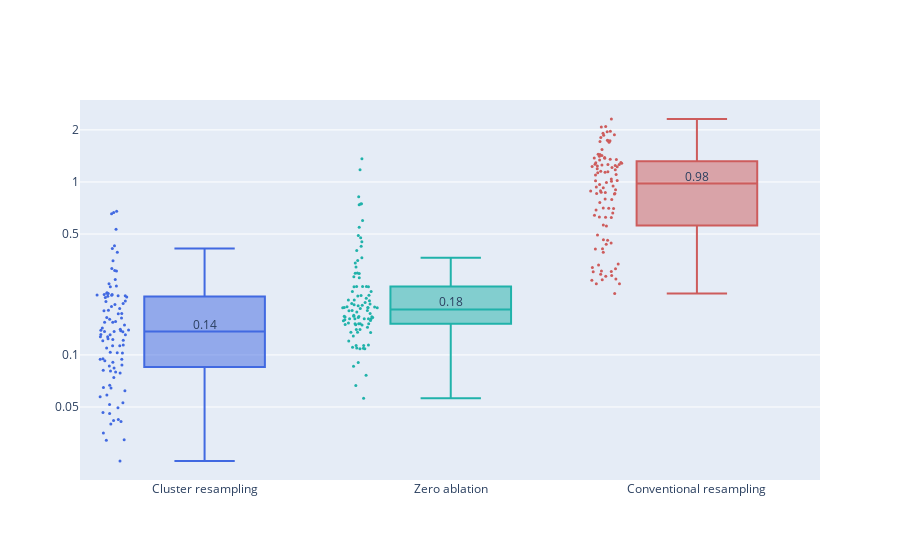

Notebook source saved alongside this figure:
### Code cell
# Plot mean KLD

import pandas as pd

# Create a DataFrame by concatenating the data from all strategies
featured_strategies = ["cluster", "zero", "random"]
df = pd.concat([profile["data"] for name, profile in strategies.items() if name in featured_strategies])

# Create a violin plot for each strategy
fig = go.Figure()

for strategy in df["strategy"].unique():
    strategy_data = df[df["strategy"] == strategy]
    median_value = strategy_data["mean_kld"].median()
    fig.add_trace(go.Box(
        x=strategy_data["label"],
        y=strategy_data["mean_kld"],
        name=strategy,
        boxpoints="all",  # Show all points
        marker=dict(size=3),
        marker_color=strategies[strategy]["color"],
    ))
    # Add a text annotation
    fig.add_trace(go.Scatter(
        x=[strategy_data["label"].iloc[0]],
        y=[median_value],
        mode="text",
        text=[f"{round(median_value, 2)}"],
        textposition="top center",
        showlegend=False,
    ))

# Update layout
fig.update_layout(
    xaxis=dict(title="", tickangle=0),
    yaxis=dict(title=""),
    showlegend=False,
)
fig.update_yaxes(type="log", tickmode = 'array', tickvals = [0.05, 0.1, 0.5, 1, 2],)

fig.show()

### Figure 1 — Plotly figure (JSON) as saved in the notebook; plotly's stock layout.template omitted (floating-point values rounded to 4 significant figures)
{"data": [{"boxpoints": "all", "marker": {"color": "royalblue", "size": 3}, "name": "cluster", "type": "box", "x": ["Cluster resampling", "Cluster resampling", "Cluster resampling", "Cluster resampling", "Cluster resampling", "Cluster resampling", "Cluster resampling", "Cluster resampling", "Cluster resampling", "Cluster resampling", "Cluster resampling", "Cluster resampling", "Cluster resampling", "Cluster resampling", "Cluster resampling", "Cluster resampling", "Cluster resampling", "Cluster resampling", "Cluster resampling", "Cluster resampling", "Cluster resampling", "Cluster resampling", "Cluster resampling", "Cluster resampling", "Cluster resampling", "Cluster resampling", "Cluster resampling", "Cluster resampling", "Cluster resampling", "Cluster resampling", "Cluster resampling", "Cluster resampling", "Cluster resampling", "Cluster resampling", "Cluster resampling", "Cluster resampling", "Cluster resampling", "Cluster resampling", "Cluster resampling", "Cluster resampling", "Cluster resampling", "Cluster resampling", "Cluster resampling", "Cluster resampling", "Cluster resampling", "Cluster resampling", "Cluster resampling", "Cluster resampling", "Cluster resampling", "Cluster resampling", "Cluster resampling", "Cluster resampling", "Cluster resampling", "Cluster resampling", "Cluster resampling", "Cluster resampling", "Cluster resampling", "Cluster resampling", "Cluster resampling", "Cluster resampling", "Cluster resampling", "Cluster resampling", "Cluster resampling", "Cluster resampling", "Cluster resampling", "Cluster resampling", "Cluster resampling", "Cluster resampling", "Cluster resampling", "Cluster resampling", "Cluster resampling", "Cluster resampling", "Cluster resampling", "Cluster resampling", "Cluster resampling", "Cluster resampling", "Cluster resampling", "Cluster resampling", "Cluster resampling", "Cluster resampling", "Cluster resampling", "Cluster resampling", "Cluster resampling", "Cluster resampling", "Cluster resampling", "Cluster resampling", "Cluster resampling", "Cluster resampling", "Cluster resampling", "Cluster resampling", "Cluster resampling", "Cluster resampling", "Cluster resampling", "Cluster resampling", "Cluster resampling", "Cluster resampling", "Cluster resampling", "Cluster resampling", "Cluster resampling", "Cluster resampling"], "y": [0.07396, 0.05175, 0.1635, 0.08143, 0.06491, 0.2221, 0.03987, 0.2275, 0.1311, 0.1489, 0.06214, 0.1609, 0.0908, 0.2144, 0.0323, 0.1392, 0.09453, 0.3165, 0.1906, 0.2291, 0.08081, 0.0321, 0.1647, 0.1035, 0.1544, 0.1409, 0.308, 0.1309, 0.2162, 0.1274, 0.1956, 0.07966, 0.1029, 0.05723, 0.09456, 0.1431, 0.1274, 0.1309, 0.2216, 0.0586, 0.1025, 0.07862, 0.1098, 0.1367, 0.1128, 0.1728, 0.2726, 0.04181, 0.1803, 0.1857, 0.3061, 0.09242, 0.1381, 0.6762, 0.1227, 0.1206, 0.3923, 0.3508, 0.2201, 0.1981, 0.1364, 0.2233, 0.0459, 0.6555, 0.06688, 0.1388, 0.04125, 0.181, 0.06431, 0.1546, 0.1733, 0.5322, 0.1215, 0.0424, 0.4119, 0.2187, 0.1363, 0.09507, 0.1559, 0.08634, 0.2582, 0.4274, 0.1139, 0.2269, 0.2197, 0.205, 0.05286, 0.04954, 0.08404, 0.03534, 0.2478, 0.124, 0.08746, 0.113, 0.2037, 0.04644, 0.2236, 0.6656, 0.02436, 0.2502]}, {"mode": "text", "showlegend": false, "text": ["0.14"], "textposition": "top center", "type": "scatter", "x": ["Cluster resampling"], "y": [0.1366]}, {"boxpoints": "all", "marker": {"color": "lightseagreen", "size": 3}, "name": "zero", "type": "box", "x": ["Zero ablation", "Zero ablation", "Zero ablation", "Zero ablation", "Zero ablation", "Zero ablation", "Zero ablation", "Zero ablation", "Zero ablation", "Zero ablation", "Zero ablation", "Zero ablation", "Zero ablation", "Zero ablation", "Zero ablation", "Zero ablation", "Zero ablation", "Zero ablation", "Zero ablation", "Zero ablation", "Zero ablation", "Zero ablation", "Zero ablation", "Zero ablation", "Zero ablation", "Zero ablation", "Zero ablation", "Zero ablation", "Zero ablation", "Zero ablation", "Zero ablation", "Zero ablation", "Zero ablation", "Zero ablation", "Zero ablation", "Zero ablation", "Zero ablation", "Zero ablation", "Zero ablation", "Zero ablation", "Zero ablation", "Zero ablation", "Zero ablation", "Zero ablation", "Zero ablation", "Zero ablation", "Zero ablation", "Zero ablation", "Zero ablation", "Zero ablation", "Zero ablation", "Zero ablation", "Zero ablation", "Zero ablation", "Zero ablation", "Zero ablation", "Zero ablation", "Zero ablation", "Zero ablation", "Zero ablation", "Zero ablation", "Zero ablation", "Zero ablation", "Zero ablation", "Zero ablation", "Zero ablation", "Zero ablation", "Zero ablation", "Zero ablation", "Zero ablation", "Zero ablation", "Zero ablation", "Zero ablation", "Zero ablation", "Zero ablation", "Zero ablation", "Zero ablation", "Zero ablation", "Zero ablation", "Zero ablation", "Zero ablation", "Zero ablation", "Zero ablation", "Zero ablation", "Zero ablation", "Zero ablation", "Zero ablation", "Zero ablation", "Zero ablation", "Zero ablation", "Zero ablation", "Zero ablation", "Zero ablation", "Zero ablation", "Zero ablation", "Zero ablation", "Zero ablation", "Zero ablation", "Zero ablation", "Zero ablation"], "y": [0.1982, 0.1656, 0.1498, 0.1874, 0.1353, 0.2487, 0.1133, 0.3226, 0.1926, 0.114, 0.1883, 0.1648, 0.166, 0.1872, 0.1134, 0.2058, 0.1401, 0.248, 0.5991, 0.7461, 0.1809, 0.1514, 0.1672, 0.08608, 0.1575, 0.1809, 1.176, 0.1621, 0.2487, 0.1619, 0.1404, 0.1669, 0.1674, 0.1097, 0.1204, 0.2489, 0.1287, 0.1737, 0.1695, 0.09028, 0.1513, 0.197, 0.1893, 0.1644, 0.2076, 0.2323, 0.1612, 0.1516, 0.4764, 0.8225, 0.248, 0.06666, 0.1934, 0.2796, 0.2127, 0.18, 0.7492, 0.1952, 0.4245, 0.2076, 0.1497, 0.2974, 0.1085, 1.362, 0.1353, 0.1445, 0.1085, 0.2325, 0.1489, 0.2189, 0.2966, 0.3396, 0.1617, 0.1347, 0.2216, 0.188, 0.1874, 0.1598, 0.1773, 0.153, 0.5472, 0.7371, 0.1899, 0.3642, 0.4897, 0.1857, 0.1579, 0.1094, 0.1109, 0.1516, 0.2207, 0.2832, 0.1619, 0.4019, 0.0561, 0.2012, 0.4515, 0.3509, 0.07627, 0.2956]}, {"mode": "text", "showlegend": false, "text": ["0.18"], "textposition": "top center", "type": "scatter", "x": ["Zero ablation"], "y": [0.1833]}, {"boxpoints": "all", "marker": {"color": "indianred", "size": 3}, "name": "random", "type": "box", "x": ["Conventional resampling", "Conventional resampling", "Conventional resampling", "Conventional resampling", "Conventional resampling", "Conventional resampling", "Conventional resampling", "Conventional resampling", "Conventional resampling", "Conventional resampling", "Conventional resampling", "Conventional resampling", "Conventional resampling", "Conventional resampling", "Conventional resampling", "Conventional resampling", "Conventional resampling", "Conventional resampling", "Conventional resampling", "Conventional resampling", "Conventional resampling", "Conventional resampling", "Conventional resampling", "Conventional resampling", "Conventional resampling", "Conventional resampling", "Conventional resampling", "Conventional resampling", "Conventional resampling", "Conventional resampling", "Conventional resampling", "Conventional resampling", "Conventional resampling", "Conventional resampling", "Conventional resampling", "Conventional resampling", "Conventional resampling", "Conventional resampling", "Conventional resampling", "Conventional resampling", "Conventional resampling", "Conventional resampling", "Conventional resampling", "Conventional resampling", "Conventional resampling", "Conventional resampling", "Conventional resampling", "Conventional resampling", "Conventional resampling", "Conventional resampling", "Conventional resampling", "Conventional resampling", "Conventional resampling", "Conventional resampling", "Conventional resampling", "Conventional resampling", "Conventional resampling", "Conventional resampling", "Conventional resampling", "Conventional resampling", "Conventional resampling", "Conventional resampling", "Conventional resampling", "Conventional resampling", "Conventional resampling", "Conventional resampling", "Conventional resampling", "Conventional resampling", "Conventional resampling", "Conventional resampling", "Conventional resampling", "Conventional resampling", "Conventional resampling", "Conventional resampling", "Conventional resampling", "Conventional resampling", "Conventional resampling", "Conventional resampling", "Conventional resampling", "Conventional resampling", "Conventional resampling", "Conventional resampling", "Conventional resampling", "Conventional resampling", "Conventional resampling", "Conventional resampling", "Conventional resampling", "Conventional resampling", "Conventional resampling", "Conventional resampling", "Conventional resampling", "Conventional resampling", "Conventional resampling", "Conventional resampling", "Conventional resampling", "Conventional resampling", "Conventional resampling", "Conventional resampling", "Conventional resampling", "Conventional resampling"], "y": [0.6237, 0.2716, 1.251, 1.297, 0.3027, 1.283, 0.4942, 0.7612, 1.712, 1.292, 0.9485, 1.176, 0.392, 0.852, 0.2575, 0.6266, 1.732, 0.8707, 0.5561, 2.08, 1.949, 0.2851, 1.386, 1.245, 0.9342, 1.695, 1.728, 0.5639, 1.35, 1.009, 1.131, 0.2929, 1.019, 0.8894, 0.4443, 0.4357, 0.6425, 0.887, 0.8588, 0.6879, 0.8581, 1.808, 0.7046, 1.146, 1.352, 0.4093, 0.9026, 0.2578, 0.9922, 1.445, 0.7971, 0.4599, 1.875, 1.41, 1.137, 1.097, 1.192, 1.154, 1.267, 1.261, 1.225, 2.094, 0.2878, 1.964, 0.3032, 0.4114, 0.2751, 1.338, 0.3206, 0.8676, 0.7068, 1.912, 1.538, 0.2262, 1.424, 0.6242, 1.261, 1.04, 1.016, 0.3306, 1.211, 1.228, 1.236, 1.372, 2.312, 1.106, 0.4638, 0.2704, 0.9264, 0.3059, 1.442, 0.3351, 0.3145, 0.7913, 0.702, 0.9653, 1.377, 1.861, 0.662, 1.744]}, {"mode": "text", "showlegend": false, "text": ["0.98"], "textposition": "top center", "type": "scatter", "x": ["Conventional resampling"], "y": [0.9788]}], "layout": {"showlegend": false, "xaxis": {"tickangle": 0, "title": {"text": ""}}, "yaxis": {"tickmode": "array", "tickvals": [0.05, 0.1, 0.5, 1, 2], "title": {"text": ""}, "type": "log"}}}
